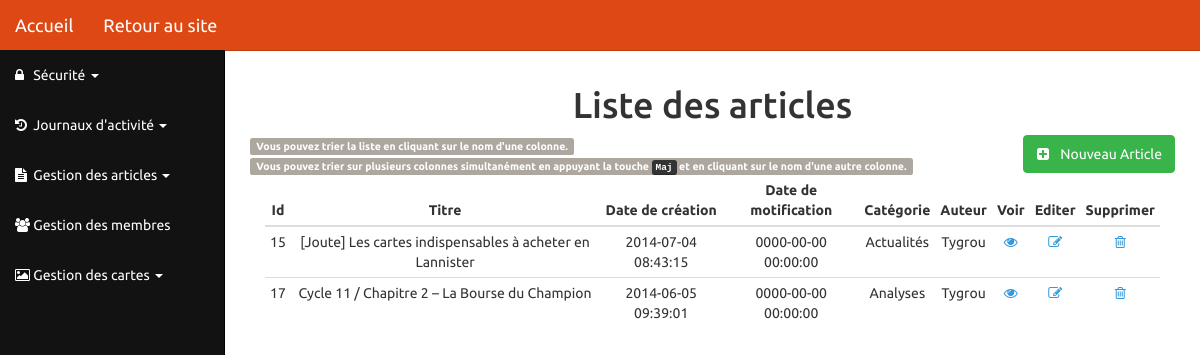
Screenshot of /php/backend/listeArticles.php with the database file from the repository.
### tables this page shows
CREATE TABLE IF NOT EXISTS `article_article` (
  `ArticleID` int(11) NOT NULL AUTO_INCREMENT,
  `Nom` varchar(255) NOT NULL,
  `Contenu` text NOT NULL,
  `Extrait` text NOT NULL,
  `Online` int(11) NOT NULL,
  `Slug` varchar(255) NOT NULL,
  `Creation` datetime NOT NULL,
  `Modification` datetime NOT NULL,
  `Auteur` int(11) NOT NULL,
  `Categorie` int(11) NOT NULL,
  PRIMARY KEY (`ArticleID`),
  KEY `fk_auteur` (`Auteur`),
  KEY `fk_categorie` (`Categorie`)
);

CREATE TABLE IF NOT EXISTS `article_categorie` (
  `CategorieID` int(11) NOT NULL AUTO_INCREMENT,
  `Nom` varchar(30) NOT NULL,
  PRIMARY KEY (`CategorieID`)
);

CREATE TABLE IF NOT EXISTS `membre_membre` (
  `MembreID` int(11) NOT NULL AUTO_INCREMENT,
  `Pseudo` varchar(20) NOT NULL,
  `Mail` varchar(200) NOT NULL,
  `Password` varchar(40) NOT NULL,
  `DateNaissance` date NOT NULL,
  `Pays` varchar(255) NOT NULL,
  `Ville` varchar(255) NOT NULL,
  `Meta` varchar(255) NOT NULL,
  `MaisonFavorite` varchar(255) NOT NULL,
  `Facebook` varchar(255) NOT NULL,
  `Twitter` varchar(255) NOT NULL,
  `Skype` varchar(255) NOT NULL,
  `OCTGN` varchar(255) NOT NULL,
  `Token` varchar(100) NOT NULL,
  `Rang` int(11) NOT NULL,
  `Actif` int(1) NOT NULL,
  PRIMARY KEY (`MembreID`),
  UNIQUE KEY `Pseudo` (`Pseudo`),
  KEY `fk_groupe` (`Rang`)
);

### php/backend/gestionArticles/list_article.php (called while the page is built, shortened)
<?php
	$db= connectDB();
	$sqlArticles =  "SELECT `ArticleID`, `article_article`.`Nom` AS `NomArticle`, `Extrait`, `Creation`, `Modification`, `Auteur`, `article_categorie`.`Nom` AS `CategorieArticle`, `Pseudo`
					 From `article_article`
					 RIGHT OUTER JOIN `article_categorie` ON `article_article`.`Categorie` = `article_categorie`.`CategorieID` RIGHT OUTER JOIN `membre_membre` ON `article_article`.`Auteur` = `membre_membre`.`MembreID`
					 Where `Auteur` != 'NULL' ORDER BY `article_article`.`Creation` DESC";
	$reqArticles = $db->query($sqlArticles);
	$dataArticles = $reqArticles->fetchAll();
 ?>

### php/backend/listeArticles.php (the view, shortened to what this page needs)
<?php
	include_once '../../Layouts/admin/menuAdmin.php';
	include_once 'gestionArticles/list_article.php';
?>
<div id="page-wrapper">
	<div>
		<h1 class="text-center">Liste des articles</h1>
	</div>
	<button onclick="document.location.href='formAjoutArticle.php'" class="btn btn-success pull-right">
		<span class="fa fa-plus-square"></span>
			&nbsp;&nbsp;Nouveau Article
	</button>
	<div class="">
		<div class="label label-default">
			Vous pouvez trier la liste en cliquant sur le nom d'une colonne.
		</div>
	</div>
	<div class="">
		<div class="label label-default">
			Vous pouvez trier sur plusieurs colonnes simultanément en appuyant la touche <kbd>Maj</kbd> et en cliquant sur le nom d'une autre colonne.
		</div>
	</div>
	<div class="col-lg-12 col-md-12 col-sm-12">
		<div class="table-responsive">
			<table class="table table-condensed table-hover tablesorter">
				<thead>
					<th  class='text-center'>Id</th>
					<th  class='text-center'>Titre</th>
					<th  class='text-center'>Date de création</th>
					<th  class='text-center'>Date de motification</th>
					<th  class='text-center'>Catégorie</th>
					<th  class='text-center'>Auteur</th>
					<th  class='text-center'>Voir</th>
					<th  class='text-center'>Editer</th>
					<th  class='text-center'>Supprimer</th>
				</thead>
				<tbody>
					<?php
						foreach ($dataArticles as $k => $v) {
							echo'<tr>
							<td class="text-center">'.$v["ArticleID"].'</td>
							<td class="text-center">'.$v["NomArticle"].'</td>
							<td class="text-center">'.$v["Creation"].'</td>
							<td class="text-center">'.$v["Modification"].'</td>
							<td class="text-center">'.$v["CategorieArticle"].'</td>
							<td class="text-center">'.$v["Pseudo"].'</td>
							<td class="text-center"><a href="../frontend/articles.php?id='.$v["ArticleID"].'"><span class="fa fa-eye"></a></span></td>
							<td class="text-center"><a href="formAjoutArticle.php?edit='.$v["ArticleID"].'"><span class="fa fa-edit"></a></span></td>
							<td class="text-center"><a href="?delete='.$v["ArticleID"].'" onclick="return confirm("Sur de sur ?");"><span class="fa fa-trash-o"></a></span></td>
							</tr>
							';
						}
					?>
				</tbody>
			</table>
		</div>
	</div>
</div>

### webroot/css/sb-admin.css (style rules this page uses)
body { margin-top: 50px; }
#page-wrapper { width: 100%; padding: 5px 15px; }
table.tablesorter thead { cursor: pointer; }
@media (min-width:768px) { #page-wrapper { padding: 15px 25px; } }
@media (min-width:768px) { .fa { width: 15px !important; } }

### rows the page displays
article_article: ArticleID "15", Nom "[Joute] Les cartes indispensables à acheter en Lannister", Creation "2014-07-04 08:43:15", Modification "0000-00-00 00:00:00", Categorie.Nom "Actualités", Auteur.Pseudo "Tygrou"
article_article: ArticleID "17", Nom "Cycle 11 / Chapitre 2 – La Bourse du Champion", Creation "2014-06-05 09:39:01", Modification "0000-00-00 00:00:00", Categorie.Nom "Analyses", Auteur.Pseudo "Tygrou"
